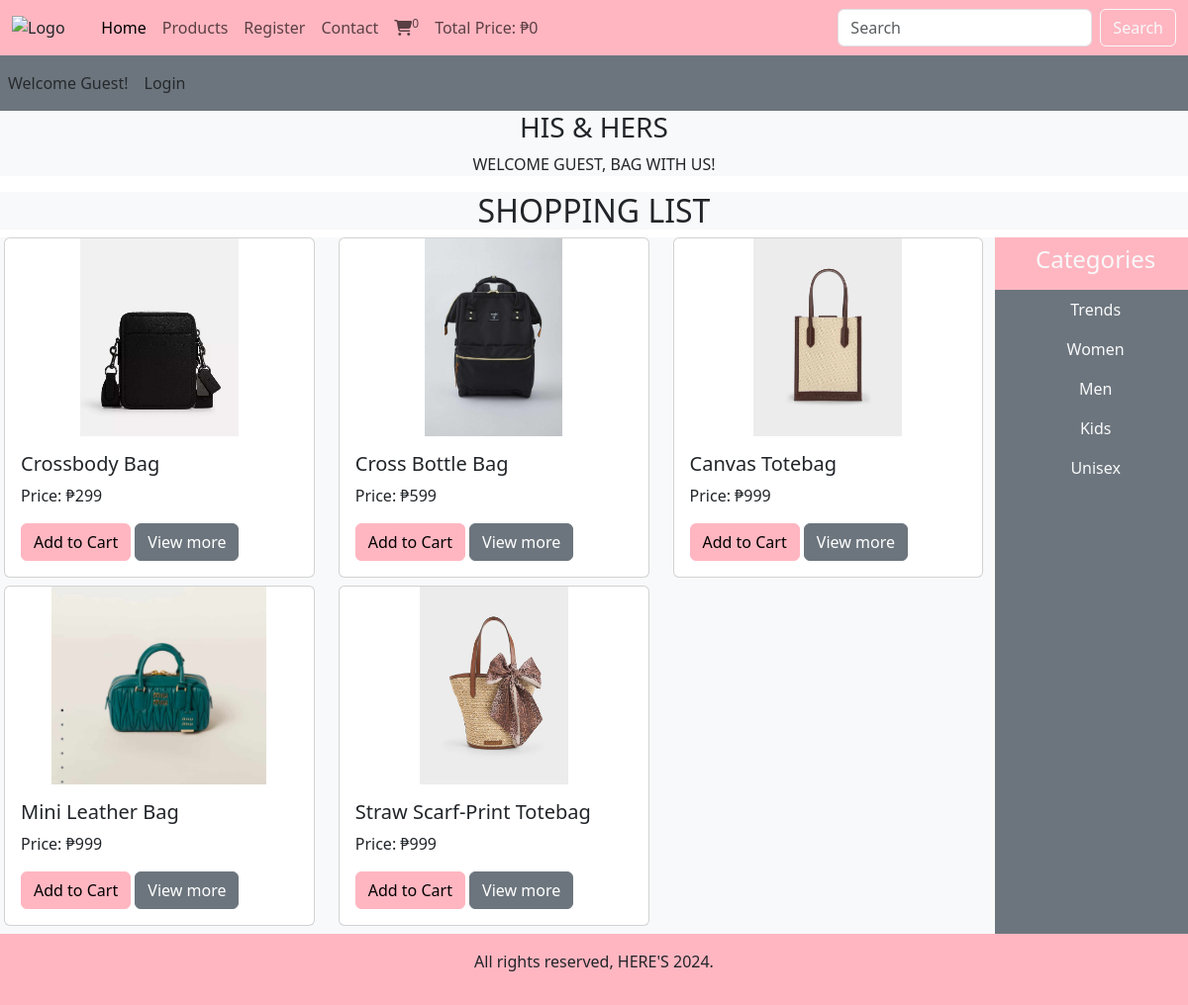
The page /user/homepage/clientpage.php on the database its author committed.
### tables this page shows
CREATE TABLE `products` (
  `product_id` int(11) NOT NULL,
  `product_title` varchar(100) NOT NULL,
  `product_keywords` varchar(255) NOT NULL,
  `category_id` int(11) NOT NULL,
  `product_image1` varchar(255) NOT NULL,
  `product_image2` varchar(255) NOT NULL,
  `product_image3` varchar(255) NOT NULL,
  `product_price` varchar(100) NOT NULL,
  `date` timestamp NOT NULL DEFAULT current_timestamp() ON UPDATE current_timestamp(),
  `status` varchar(100) NOT NULL
);

CREATE TABLE `categories` (
  `category_id` int(11) NOT NULL,
  `category_title` varchar(100) NOT NULL
);

### user/homepage/common_function.php (the view, shortened to what this page needs)
<?php
include('./connect.php');
function getproducts(){
    global $con;
if(!isset($_GET['category'])){
    $select_query="Select * from `products` order by rand() limit 0,5";
                 $result_query=mysqli_query($con,$select_query);
                 while($row=mysqli_fetch_assoc($result_query)){
                    $product_id=$row['product_id'];
                    $product_title=$row['product_title'];
                    $product_image1=$row['product_image1'];
                    $product_price=$row['product_price'];
                    echo "<div class='col-md-4 mb-2'>
                    <div class='card'>
                        <img src='./product_images/$product_image1' class='card-img-top' alt='$product_title'>
                        <div class='card-body'>
                            <h5 class='card-title'>$product_title</h5>
                            <p class='card-text'>Price: ₱$product_price</p>
                            <a href='clientpage.php?add_to_cart=$product_id' class='btn btn-info btn-light-pink'>Add to Cart</a>
                            <a href='product_details.php?product_id=$product_id' class='btn btn-secondary'>View more</a>
                        </div>
                    </div>
                </div>";
                 }
}
}
function getcategories (){
    global $con;
    $select_categories="Select * from `categories`";
                $result_categories=mysqli_query($con,$select_categories);
                while($row_data=mysqli_fetch_assoc($result_categories)){
                    $category_title=$row_data['category_title'];
                    $category_id=$row_data['category_id'];
                    echo "<li class='nav-item'>
                    <a href='clientpage.php?category=$category_id' class='nav-link text-light'>$category_title</a>
                    </a>
                </li>";
                }
}
function getIPAddress() {
     if(!empty($_SERVER['HTTP_CLIENT_IP'])) {
                $ip = $_SERVER['HTTP_CLIENT_IP'];
        }
    elseif (!empty($_SERVER['HTTP_X_FORWARDED_FOR'])) {
                $ip = $_SERVER['HTTP_X_FORWARDED_FOR'];
     }
    else{
             $ip = $_SERVER['REMOTE_ADDR'];
     }
     return $ip;
}
function cart_item(){
    if(isset($_GET['add_to_cart'])){
        global $con;
        $get_ip_add = getIPAddress();
        $select_query="Select * from `cart_details` where ip_address='$get_ip_add'";
        $result_query=mysqli_query($con,$select_query);
        $count_cart_items=mysqli_num_rows($result_query);
}else{
    global $con;
        $get_ip_add = getIPAddress();
        $select_query="Select * from `cart_details` where ip_address='$get_ip_add'";
        $result_query=mysqli_query($con,$select_query);
        $count_cart_items=mysqli_num_rows($result_query);
}
echo $count_cart_items;
 }
function total_cart_price(){
    $total_price=0;
    echo $total_price;
}
?>

### user/homepage/indexhomepageclient.css (style rules this page uses)
.card-img-top { width: 100%; height: 200px; object-fit: contain; }
.btn-light-pink { background-color: lightpink; border-color: lightpink; color: black; }

### rows shown on the page
products: product_image1 (picture), product_title "Crossbody Bag", product_price "299"
products: product_image1 (picture), product_title "Cross Bottle Bag", product_price "599"
products: product_image1 (picture), product_title "Canvas Totebag", product_price "999"
products: product_image1 (picture), product_title "Mini Leather Bag", product_price "999"
products: product_image1 (picture), product_title "Straw Scarf-Print Totebag", product_price "999"
categories: category_title "Trends"
categories: category_title "Women"
categories: category_title "Men"
categories: category_title "Kids"
categories: category_title "Unisex"

### other values the page prints
$count_cart_items "0"
$total_price "0"
